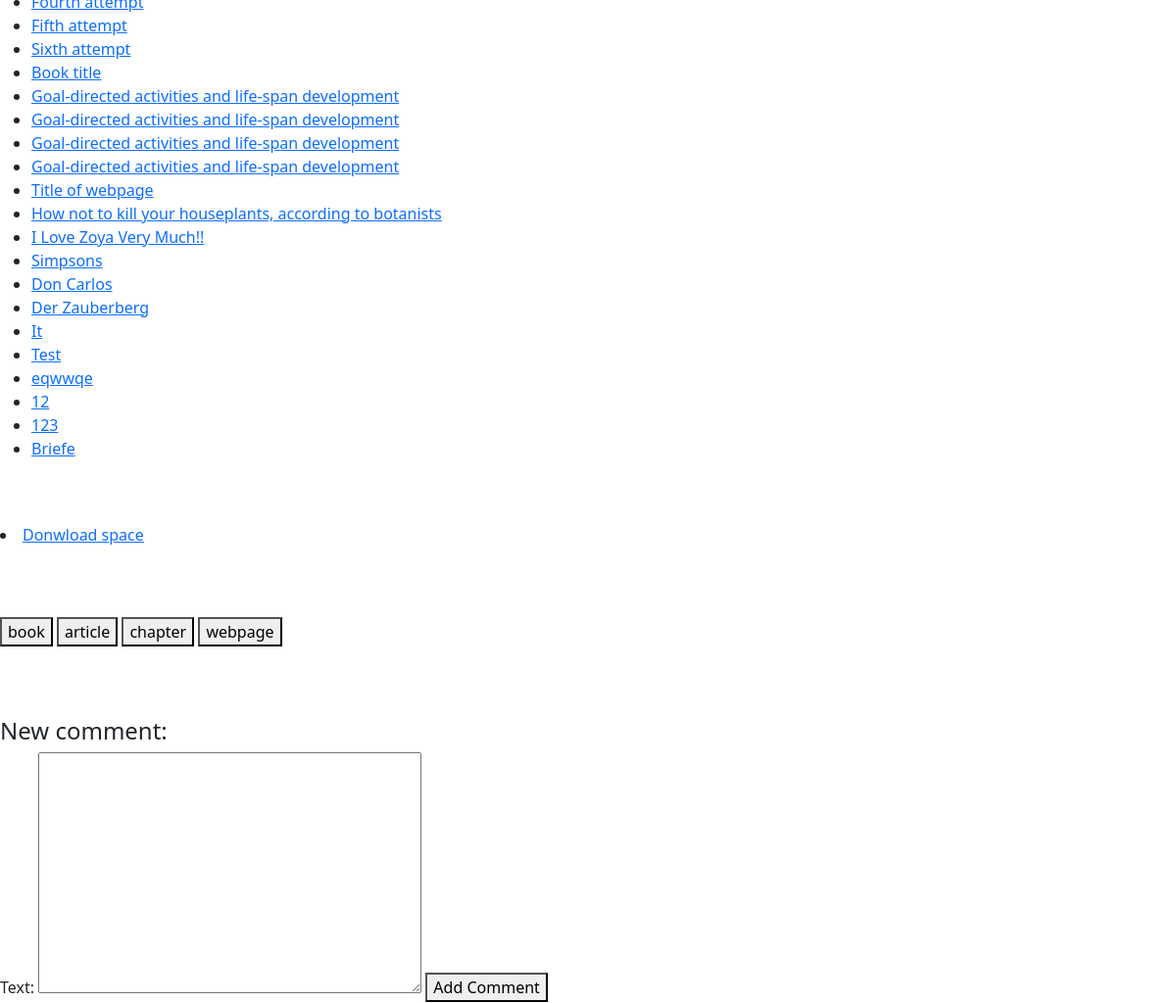
The app's page /work_space/1 (signed in, middle part), older data.
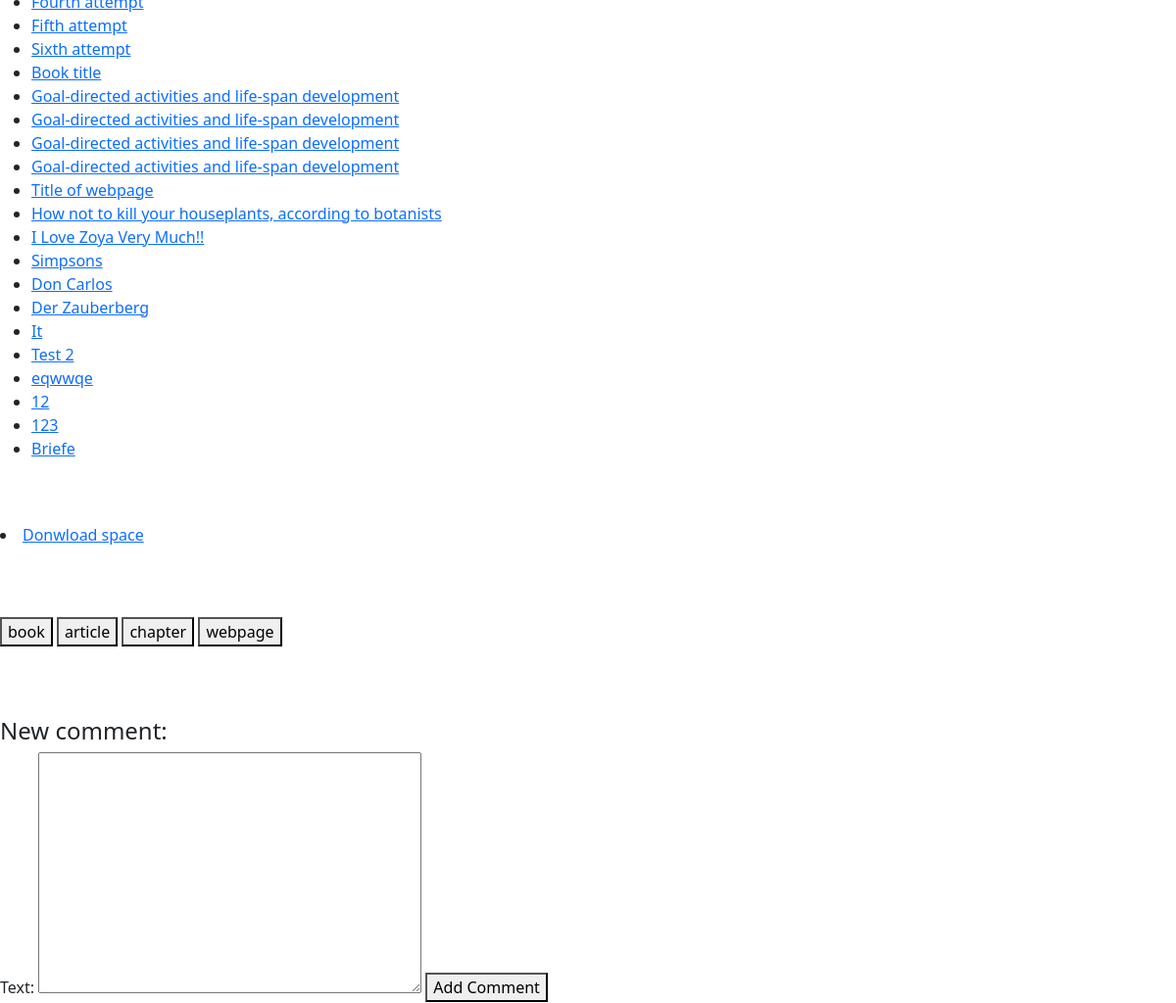
The same page, newer data.
### bookshelf/models.py (models this page shows, shortened)
class Source(models.Model):
    real_type = models.ForeignKey(ContentType, editable=False, on_delete=models.CASCADE)
    work_space = models.ForeignKey(WorkSpace, on_delete=models.CASCADE, related_name="sources")
    user = models.ForeignKey(User, on_delete=models.CASCADE, related_name="sources")
    title = models.CharField(max_length=100)
    author = models.CharField(max_length=70, blank=True)
    year = models.CharField(max_length=5, blank=True)
    file = models.FileField(upload_to=saving_path, blank=True)
    link = models.CharField(max_length=40, blank=True)
    def __str__(self):
        return self.title

### work_space/views.py (the view)
# urls.py: path("", include("work_space.urls")),
@login_required(redirect_field_name=None)
def work_space(request, space_id):
    space = check_work_space(space_id, request.user)
    return render(request, "work_space/work_space.html", {"space": space,
                                                          "papers": space.papers.all(),
                                                          "books": space.sources.all(),
                                                          "form": NewPaperForm(),
                                                          "book_form": BookForm(),
                                                          "article_form": ArticleForm(),
                                                          "chapter_form": ChapterForm(),
                                                          "webpage_form": WebpageForm(),
                                                          "comment_form": NewCommentForm(),
                                                          "rename_form": RenameWorkSpaceForm().set_initial(space),
                                                          "comments": space.comments.all()
                                                          })

### paper_work/forms.py (shortened to what this page needs)
class NewPaperForm(forms.Form):
    title = forms.CharField(max_length=50)

### bookshelf/forms.py
class BookForm(CommonFields):
    source_type = forms.CharField(widget=forms.HiddenInput(attrs={"value": "book"}))
    title = forms.CharField()
    publishing_house = forms.CharField()
    year = forms.CharField()

### paper_work/models.py (called while the page is built)
    def __str__(self):
        return self.title

### user_management/models.py (called while the page is built)
    def __str__(self):
        return f"{self.first_name} {self.last_name}"

### utils/verification.py (called while the page is built)
def check_work_space(space_id: int, user: User) -> WorkSpace | Http404 | PermissionDenied:
    try:
        space = WorkSpace.objects.get(pk=space_id)
    except ObjectDoesNotExist:
        raise Http404
    else:
        if space.owner != user and user not in space.guests.all():
            raise PermissionDenied
    return space

### work_space/forms.py (called while the page is built)
    def set_initial(self, space: WorkSpace):
        self.fields["new_title"].initial = space.title
        return self

### work_space/models.py (called while the page is built)
    def __str__(self):
        return self.title

    def get_creation_time(self):
        return self.created.strftime(SAVING_TIME_FORMAT)

### work_space/templates/work_space/work_space.html (shortened to what this page needs)
{% extends "layout.html" %}
{% load static %}
{% block body %}
    <h3>{{ space }}</h3><br><br>
    <br><br>
    <br><br>
    <ul>
        {% for book in books %}
        <li>
           <a href="{% url 'bookshelf:source_space' book.pk %}">{{ book }}</a>
        </li>
        {% endfor %}
    </ul><br><br>
    <li>
        <a href="{% url 'work_space:download_space' space.pk %}">Donwload space</a>
    </li><br><br><br>
    <button class="show_form_button" id="book" type="button">book</button>
    <button class="show_form_button" id="article" type="button">article</button>
    <button class="show_form_button" id="chapter" type="button">chapter</button>
    <button class="show_form_button" id="webpage" type="button">webpage</button>
    <br><br><br><br>
    <h4>New comment:</h4>
    <form action="{% url 'work_space:leave_comment' space.pk %}" method="post">
        {{ comment_form }}
        <button type="submit">Add Comment</button>
    </form><br><br>
    <br><br><br>
    <br><br><br>
{% endblock %}

Row changes from the older to the newer data that the page shows:
changed Source: title "Test" → "Test 2"
